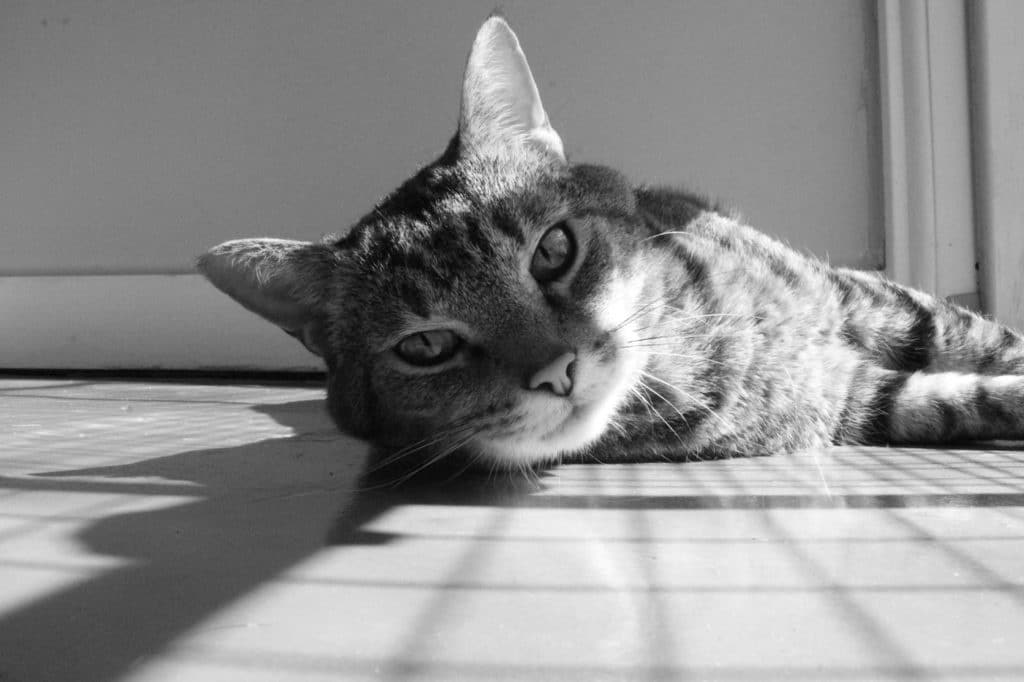
#> input picture cat.jpg, 1024 x 682 px
$ python salt_pepper.py
#> lines starting #> are read from the running program, lines starting #| are printed output that depends on the picture
import cv2
import numpy as np
import matplotlib.pyplot as plt

# Load the image
image = cv2.imread('../cat.jpg')
#> image is the input picture: shape (682, 1024, 3); min 0, max 255, mean 141.3

# Convert the image to RGB (OpenCV uses BGR by default)
image_rgb = cv2.cvtColor(image, cv2.COLOR_BGR2RGB)

# Function to add salt and pepper noise
def salt_and_pepper_noise(image, salt_prob, pepper_prob):
#> called with salt_prob = 0.01, pepper_prob = 0.01
    noisy_image = np.copy(image)

    # Salt noise
    salt = np.random.rand(*image.shape[:2])
    noisy_image[salt < salt_prob] = [255, 255, 255]  # White

    # Pepper noise
    pepper = np.random.rand(*image.shape[:2])
    noisy_image[pepper < pepper_prob] = [0, 0, 0]  # Black
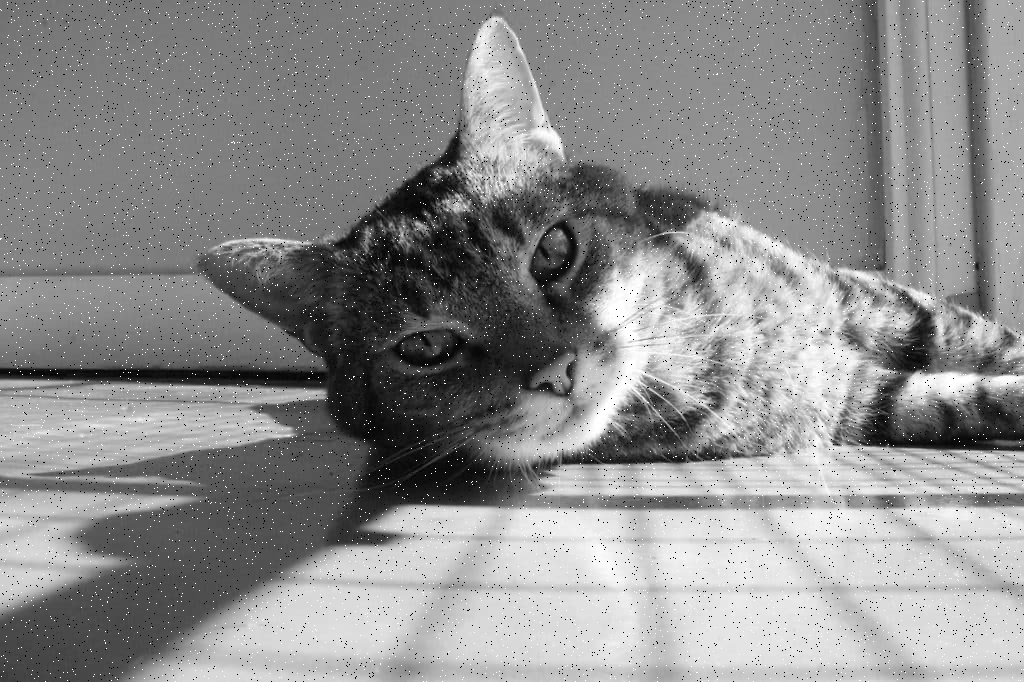
#> noisy_image: shape (682, 1024, 3); min 0, max 255, mean 141.1

    return noisy_image

# Add salt and pepper noise to the image
salt_prob = 0.01  # Adjust the probability based on the desired noise level
pepper_prob = 0.01
noisy_image = salt_and_pepper_noise(image_rgb, salt_prob, pepper_prob)

# Display the results
plt.figure(figsize=(10, 5))

plt.subplot(1, 2, 1)
plt.imshow(image_rgb)
plt.title('Original Image')

plt.subplot(1, 2, 2)
plt.imshow(noisy_image)
plt.title('Image with Salt and Pepper Noise')

plt.show()
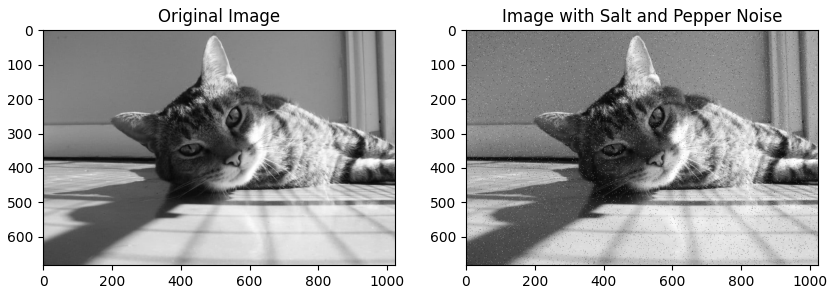
#> figure drawn by matplotlib, 2 panels

$ run again, with flower.jpg copied over cat.jpg
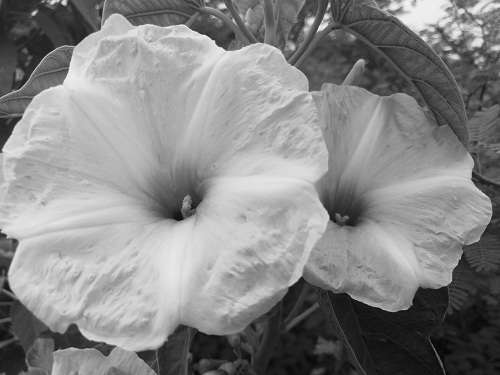
#> input picture flower.jpg, 500 x 375 px
#> image is the input picture: shape (375, 500, 3); min 0, max 255, mean 134.8
#> in salt_and_pepper_noise, `noisy_image[pepper < pepper_prob] = [0, 0, 0]`:
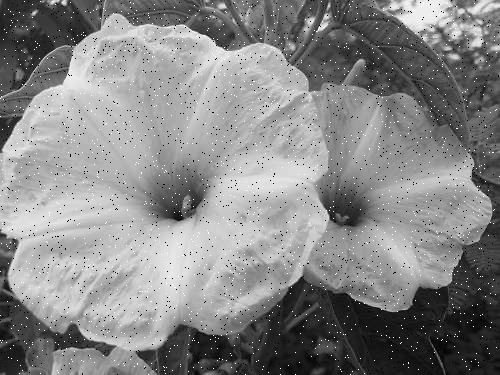
#> noisy_image: shape (375, 500, 3); min 0, max 255, mean 134.6
#> `plt.show()`:
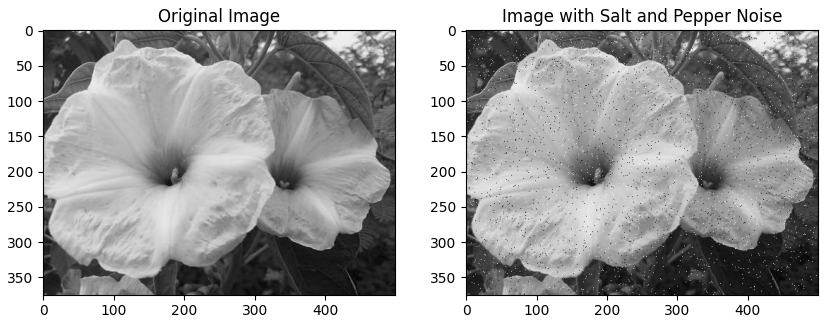
#> figure drawn by matplotlib, 2 panels
